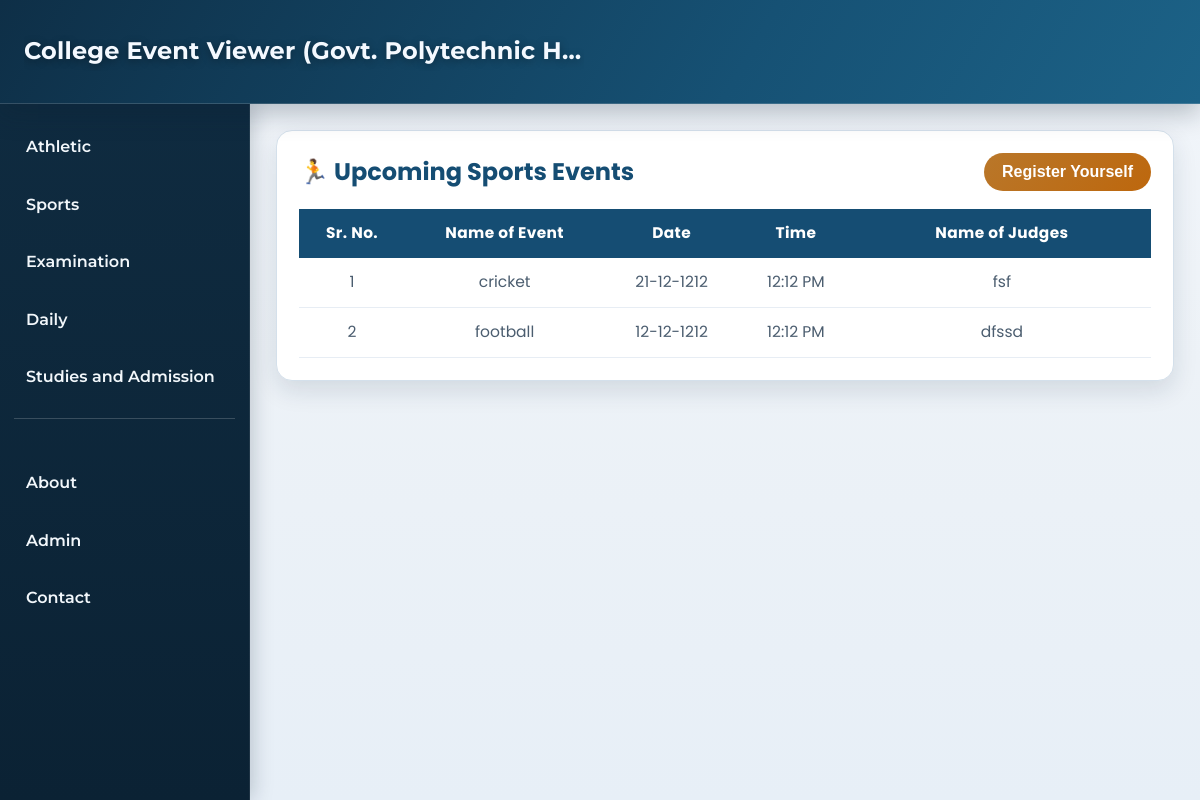
The page /sports on the database its author committed.
### main.py (models this page shows)
class Sports(db.Model):
    id = db.Column(db.Integer, primary_key=True)
    eventName = db.Column(db.String(50), nullable=False)
    date = db.Column(db.String(50), nullable=False)
    time = db.Column(db.String(50), nullable=False)
    judges = db.Column(db.String(500), nullable=False)

### main.py (the view)
@app.route("/sports")
def sports():
    eventdata = Sports.query.all()
    for event in eventdata:
        event.formatted_date = datetime.strptime(
            event.date, "%Y-%m-%d"
        ).strftime("%d-%m-%Y")
        event.formatted_time = datetime.strptime(
            event.time, "%H:%M"
        ).strftime("%I:%M %p")
    return render_template('sports.html' , events=eventdata)

### templates/sports.html (shortened to what this page needs)
{%extends "clientBase.html"%}
{%block content%}
<main class="content">
    <div class="event-container">
        <div class="event-header">
            <h2>🏃 Upcoming Sports Events</h2>
            <a href="/event-register?type=sports">
                <button class="register-btn">Register Yourself</button>
            </a>
        </div>
        <table class="event-table">
            <thead>
                <tr>
                    <th>Sr. No.</th>
                    <th>Name of Event</th>
                    <th>Date</th>
                    <th>Time</th>
                    <th>Name of Judges</th>
                </tr>
            </thead>
            <tbody>
                <tr>
                    {% for event in events %}
                    <td>{{ loop.index }}</td>
                    <td>{{ event.eventName}}</td>
                    <td>{% if previous_date == event.date %}
                        -Do-
                        {% else %}
                        {{ event.formatted_date }}
                        {% endif %}</td>
                    <td>{{ event.formatted_time }}</td>
                    <td>{% for judge in event.judges.split(',') %}
                        {{ judge }}<br>
                        {% endfor %}</td>
                </tr>
                {% endfor %}
            </tbody>
        </table>
    </div>
</main>
{%endblock%}

### static/Style.css (style rules this page uses)
:root { --header-height: 104px; --sidebar-width: 250px; --bg: #edf2f7; --surface: #ffffff; --text: #1b2b3a; --muted: #4b5d6f; --primary: #154d73; --primary-strong: #0f3956; --accent: #b9772a; --danger: #b13b40; --sidebar: #0f2b40; --sidebar-hover: #184664; --border: #d4e0eb; --shadow-soft: 0 10px 25px rgba(13, 41, 62, 0.12); }
* { margin: 0; padding: 0; box-sizing: border-box; }
body { min-height: 100vh; font-size: 16px; font-family: 'Poppins', sans-serif; background: linear-gradient(180deg, #f2f6fb 0%, var(--bg) 45%, #e7eff7 100%); color: var(--text); line-height: 1.6; overflow-x: hidden; }
.content { margin-left: var(--sidebar-width); min-height: 100vh; padding: calc(var(--header-height) + 26px) 26px 24px; }
.event-container { width: 100%; margin: 0; padding: 22px; border-radius: 16px; background: var(--surface); border: 1px solid var(--border); box-shadow: var(--shadow-soft); overflow-x: auto; -webkit-overflow-scrolling: touch; }
.event-container h2 { font-size: clamp(1.3rem, 2vw, 1.7rem); color: var(--primary); }
.event-header { display: flex; flex-wrap: wrap; align-items: center; justify-content: space-between; gap: 16px; margin-bottom: 18px; }
.register-btn { padding: 10px 18px; border: none; border-radius: 999px; background: linear-gradient(135deg, var(--accent), #bd670d); color: #ffffff; font-size: 1rem; font-weight: 600; cursor: pointer; transition: transform 0.2s ease, box-shadow 0.2s ease; }
.event-table { width: 100%; min-width: 660px; border-collapse: collapse; font-size: 1.01rem; }
.event-table thead { background: var(--primary); color: #ffffff; }
.event-table th, .event-table td { padding: 12px; text-align: center; }
.event-table th { letter-spacing: 0.4px; font-size: 0.96rem; }
.event-table tbody tr { border-bottom: 1px solid #e7edf4; transition: background-color 0.2s ease; }
.event-table td { vertical-align: top; color: var(--muted); font-size: 0.97rem; }
.event-table th:nth-child(5), .event-table td:nth-child(5) { width: 35%; }

### rows shown on the page
Sports: eventName "cricket", formatted_date "21-12-1212", formatted_time "12:12 PM", judges "fsf"
Sports: eventName "football", formatted_date "12-12-1212", formatted_time "12:12 PM", judges "dfssd"
